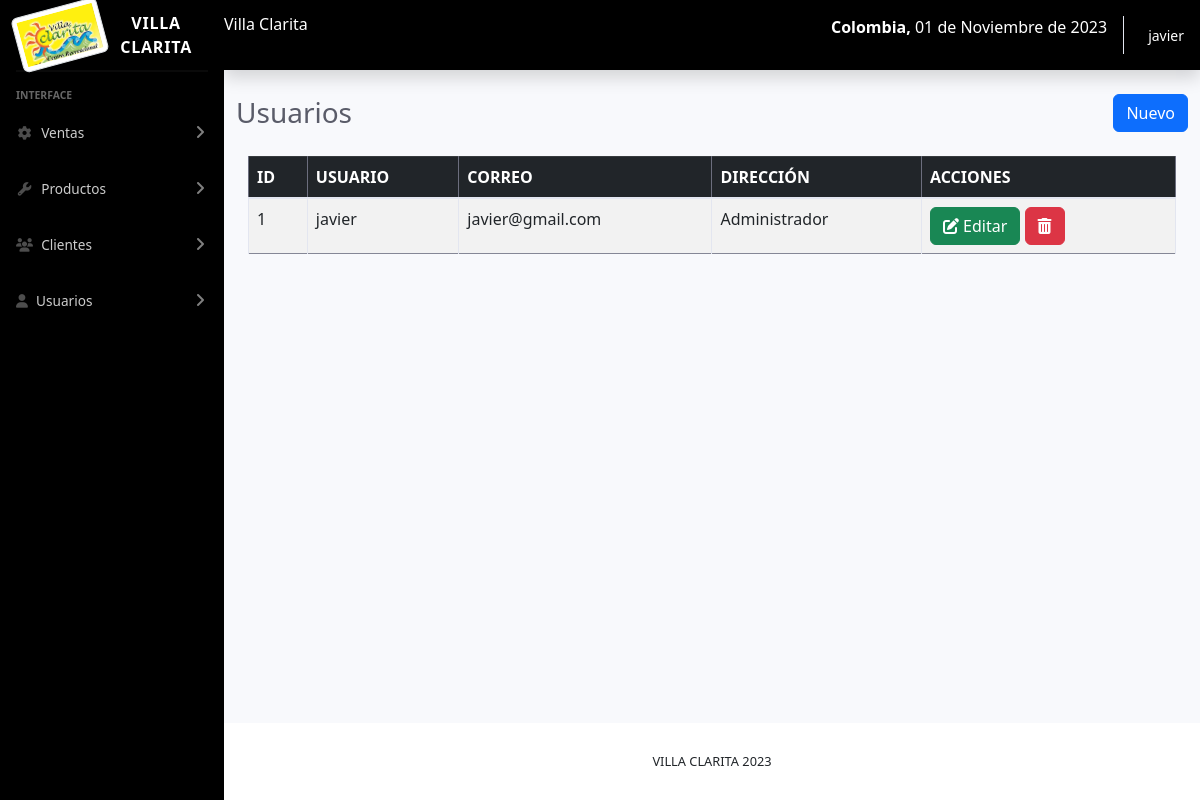
The page /sistema/lista_usuarios.php (signed in) on the database its author committed.
### tables this page shows
CREATE TABLE `usuario` (
  `idusuario` int(11) NOT NULL,
  `usuario` varchar(20) NOT NULL,
  `correo` varchar(100) NOT NULL,
  `clave` varchar(50) NOT NULL,
  `rol` int(11) NOT NULL
);

CREATE TABLE `rol` (
  `idrol` int(11) NOT NULL,
  `rol` varchar(50) NOT NULL
);

### sistema/lista_usuarios.php (the view)
<?php include_once "includes/header.php"; ?>
<div class="container-fluid">
	<div class="d-sm-flex align-items-center justify-content-between mb-4">
		<h1 class="h3 mb-0 text-gray-800">Usuarios</h1>
		<?php if ($_SESSION['rol'] == 1) { ?>
		<a href="registro_usuario.php" class="btn btn-primary">Nuevo</a>
		<?php } ?>
	</div>
	<div class="row">
		<div class="col-lg-12">
			<div class="table-responsive container">
				<table class="table table-striped table-bordered" id="table">
					<thead class="table-dark">
						<tr>
							<th>ID</th>
							<th>USUARIO</th>
							<th>CORREO</th>
							<th>DIRECCIÓN</th>
							<?php if ($_SESSION['rol'] == 1) { ?>
							<th>ACCIONES</th>
							<?php }?>
						</tr>
					</thead>
					<tbody>
						<?php
						include "../conexion.php";
						$query = mysqli_query($conexion, "SELECT u.idusuario, u.correo, u.usuario, r.rol FROM usuario u INNER JOIN rol r ON u.rol = r.idrol");
						$result = mysqli_num_rows($query);
						if ($result > 0) {
							while ($data = mysqli_fetch_assoc($query)) { ?>
								<tr>
									<td><?php echo $data['idusuario']; ?></td>
									<td><?php echo $data['usuario']; ?></td>
									<td><?php echo $data['correo']; ?></td>
									<td><?php echo $data['rol']; ?></td>
									<?php if ($_SESSION['rol'] == 1) { ?>
									<td>
										<a href="editar_usuario.php?id=<?php echo $data['idusuario']; ?>" class="btn btn-success"><i class='fas fa-edit'></i> Editar</a>
										<form action="eliminar_usuario.php?id=<?php echo $data['idusuario']; ?>" method="post" class="confirmar d-inline">
											<button class="btn btn-danger" type="submit"><i class='fas fa-trash-alt'></i> </button>
										</form>
									</td>
									<?php } ?>
								</tr>
						<?php }
						} ?>
					</tbody>
				</table>
			</div>
		</div>
	</div>
</div>
</div>
<?php include_once "includes/footer.php"; ?>

### rows shown on the page
usuario: idusuario "1", usuario "javier", correo "javier@gmail.com", rol.rol "Administrador"

### other values the page prints
fechaPeru() "01 de Noviembre de 2023"
$_SESSION['user'] "javier"
